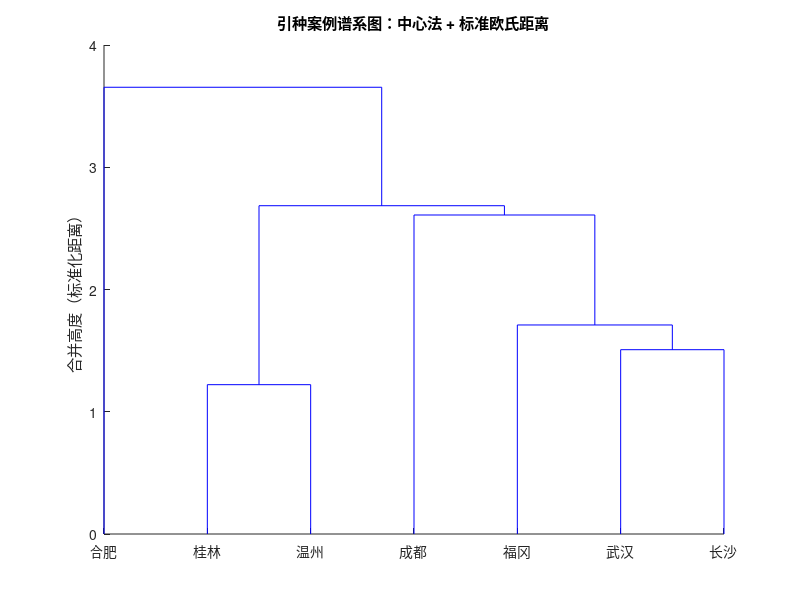
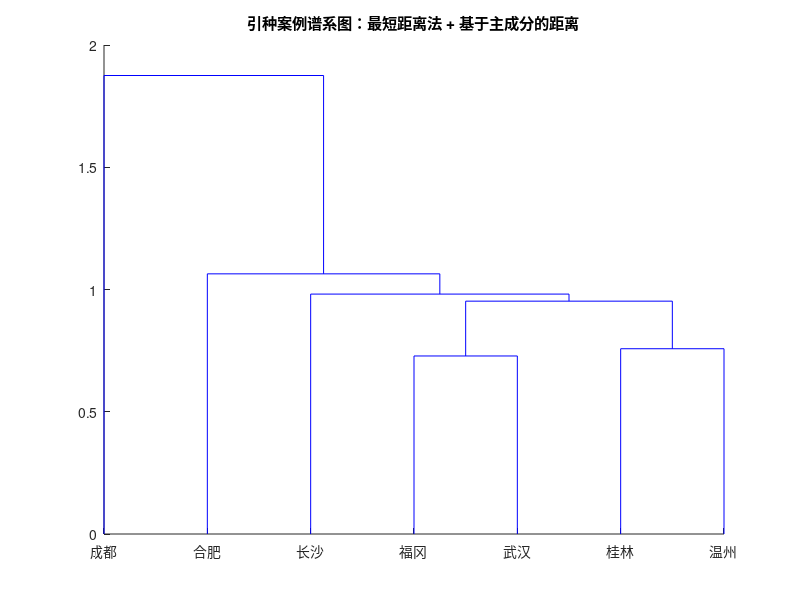

The MATLAB source for these figures, in order:
%% 案例1：福冈甜橘引种地点的层次聚类（多函数法）
% 对应书稿 4.6.1 节（表 4-18、表 4-19）
% 数据：福冈与 6 个候选城市 × 5 个气象指标（福冈/合肥/成都三行据课件，
%       其余为按气候常年值整理的示例值，与 data/fukuoka_climate.csv 一致）
clear; clc;

% 1. 数据：年平均气温(℃)、年降水量(mm)、年日照时数(h)、极端最低气温(℃)、一月平均气温(℃)
X    = [16.2 1492 2000  -8.2 6.2;    % 福冈
       15.7  970 2209 -20.6 1.9;    % 合肥
       16.9 1250 1950 -18.1 3.9;    % 武汉
       17.2 1400 1650 -11.5 4.8;    % 长沙
       18.9 1900 1550  -4.9 8.0;    % 桂林
       17.9 1720 1750  -4.5 7.7;    % 温州
       16.3  976 1239  -4.6 5.6];   % 成都
city = {'福冈','合肥','武汉','长沙','桂林','温州','成都'};

% 2. 课件方案 1：中心法 + 标准欧氏距离（标准化消除量纲差异）
D  = pdist(X, 'seuclidean');        % 计算样品之间的标准化欧氏距离
Z1 = linkage(D, 'centroid');        % 中心法聚类
figure; dendrogram(Z1, 'Labels', city);
title('引种案例谱系图：中心法 + 标准欧氏距离'); ylabel('合并高度（标准化距离）');
C1 = cophenet(Z1, D)                % Cophenetic 相关系数：越接近 1 越好

% 3. 课件方案 2：最短距离法 + 基于主成分的标准欧氏距离
coeff = pca(X);                     % 主成分变换（消除变量相关性）
score = X * coeff;                  % 主成分得分
D2 = pdist(score(:, 1:2), 'seuclidean');   % 取前两个主成分算距离
Z2 = linkage(D2, 'single');         % 最短距离法聚类
figure; dendrogram(Z2, 'Labels', city);
title('引种案例谱系图：最短距离法 + 基于主成分的距离');

% 4. 与福冈的距离排序：哪个城市最接近？
sd  = std(X);                       % 各指标标准差
d0  = sqrt(sum(((X - X(1,:)) ./ sd).^2, 2));   % 各城市到福冈的标准化欧氏距离
[~, order] = sort(d0);
fprintf('与福冈由近到远：');
fprintf('%s(%.2f) ', city{order}); fprintf('\n');

% 5. 切成 3 类并输出每个城市属于哪一类（用户友好的结果输出）
T = cluster(Z1, 'maxclust', 3);
for k = 1:3
    fprintf('第 %d 类: %s\n', k, strjoin(city(T == k), ', '));
end
